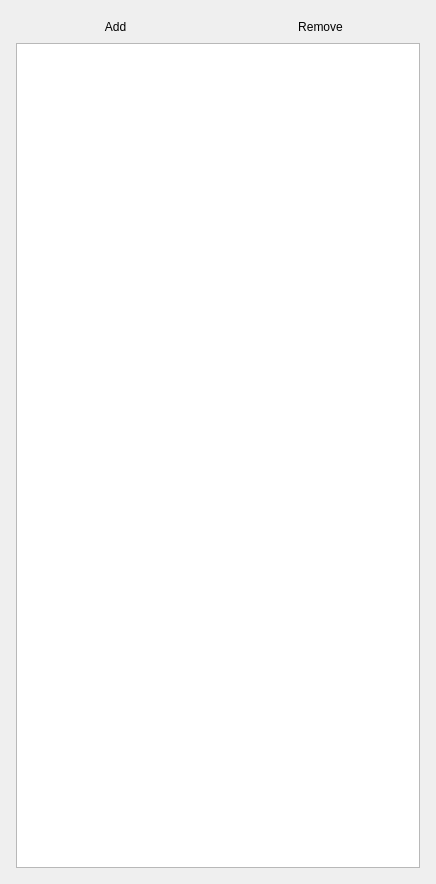
<?xml version="1.0" encoding="UTF-8"?>
<ui version="4.0">
 <class>omni::ui::Input</class>
 <widget class="QWidget" name="omni::ui::Input">
  <property name="geometry">
   <rect>
    <x>0</x>
    <y>0</y>
    <width>436</width>
    <height>884</height>
   </rect>
  </property>
  <property name="sizePolicy">
   <sizepolicy hsizetype="Preferred" vsizetype="Expanding">
    <horstretch>0</horstretch>
    <verstretch>0</verstretch>
   </sizepolicy>
  </property>
  <property name="windowTitle">
   <string>Form</string>
  </property>
  <layout class="QVBoxLayout" name="verticalLayout">
   <property name="leftMargin">
    <number>16</number>
   </property>
   <property name="topMargin">
    <number>16</number>
   </property>
   <property name="rightMargin">
    <number>16</number>
   </property>
   <property name="bottomMargin">
    <number>16</number>
   </property>
   <item>
    <widget class="QWidget" name="boxButtons" native="true">
     <layout class="QHBoxLayout" name="horizontalLayout">
      <property name="leftMargin">
       <number>0</number>
      </property>
      <property name="topMargin">
       <number>0</number>
      </property>
      <property name="rightMargin">
       <number>0</number>
      </property>
      <property name="bottomMargin">
       <number>0</number>
      </property>
      <item>
       <widget class="QToolButton" name="btnAddInput">
        <property name="sizePolicy">
         <sizepolicy hsizetype="Expanding" vsizetype="Fixed">
          <horstretch>0</horstretch>
          <verstretch>0</verstretch>
         </sizepolicy>
        </property>
        <property name="text">
         <string>Add</string>
        </property>
        <property name="popupMode">
         <enum>QToolButton::InstantPopup</enum>
        </property>
        <property name="toolButtonStyle">
         <enum>Qt::ToolButtonTextBesideIcon</enum>
        </property>
        <property name="autoRaise">
         <bool>true</bool>
        </property>
       </widget>
      </item>
      <item>
       <widget class="QToolButton" name="btnRemoveInput">
        <property name="sizePolicy">
         <sizepolicy hsizetype="Expanding" vsizetype="Fixed">
          <horstretch>0</horstretch>
          <verstretch>0</verstretch>
         </sizepolicy>
        </property>
        <property name="text">
         <string>Remove</string>
        </property>
        <property name="popupMode">
         <enum>QToolButton::InstantPopup</enum>
        </property>
        <property name="toolButtonStyle">
         <enum>Qt::ToolButtonTextBesideIcon</enum>
        </property>
        <property name="autoRaise">
         <bool>true</bool>
        </property>
       </widget>
      </item>
     </layout>
    </widget>
   </item>
   <item>
    <widget class="QTreeView" name="inputList">
     <property name="sizePolicy">
      <sizepolicy hsizetype="Expanding" vsizetype="Expanding">
       <horstretch>0</horstretch>
       <verstretch>3</verstretch>
      </sizepolicy>
     </property>
    </widget>
   </item>
  </layout>
 </widget>
 <resources/>
 <connections/>
 <slots>
  <slot>changeSelection(QModelIndex)</slot>
  <slot>removeSelection()</slot>
 </slots>
</ui>
